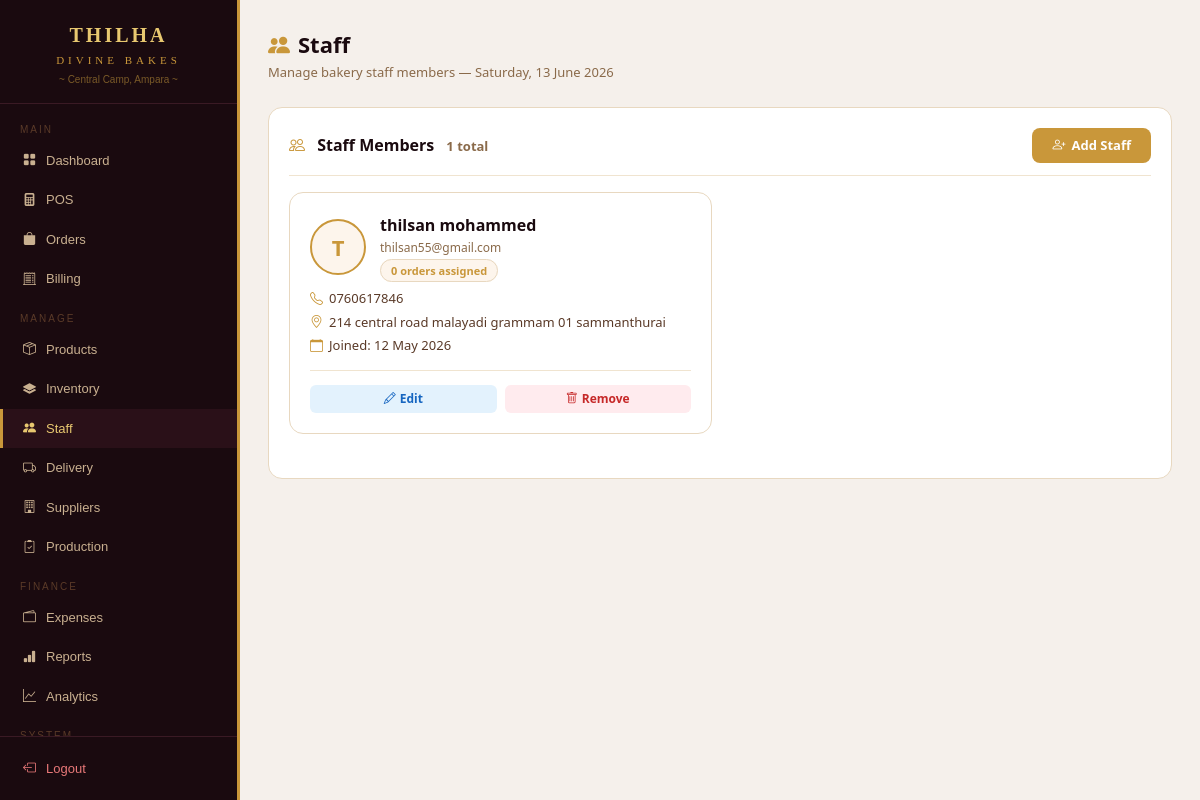
The page /admin/staff.php (signed in) on the database its author committed.
### tables this page shows
CREATE TABLE `users` (
  `user_id` int(11) NOT NULL,
  `name` varchar(100) NOT NULL,
  `email` varchar(100) NOT NULL,
  `password` varchar(255) NOT NULL,
  `phone` varchar(15) DEFAULT NULL,
  `address` text DEFAULT NULL,
  `role` enum('admin','customer','staff') DEFAULT 'customer',
  `loyalty_points` int(11) DEFAULT 0,
  `birthday` date DEFAULT NULL,
  `created_at` timestamp NOT NULL DEFAULT current_timestamp(),
  `profile_photo` varchar(255) DEFAULT NULL
);

### admin/staff.php (the view, shortened to what this page needs)
<?php
require_once '../includes/db.php';
$staff = mysqli_query($conn,
    "SELECT u.*,
     (SELECT COUNT(*) FROM staff_orders so WHERE so.staff_id=u.user_id) as assigned_orders
     FROM users u
     WHERE u.role='staff'
     ORDER BY u.created_at DESC");
$total_staff = mysqli_fetch_assoc(mysqli_query($conn,
    "SELECT COUNT(*) as cnt FROM users WHERE role='staff'"))['cnt'];
?>
<!DOCTYPE html>
<html lang="en">
<head>
<link href="https://cdn.jsdelivr.net/npm/bootstrap@5.3.0/dist/css/bootstrap.min.css" rel="stylesheet">
<link href="https://cdn.jsdelivr.net/npm/bootstrap-icons@1.10.5/font/bootstrap-icons.css" rel="stylesheet">
</head>
<body>
<?php include '../includes/sidebar.php'; ?>
<div class="main">
  <div class="page-title"><i class="bi bi-people-fill me-2" style="color:#c9973a;"></i>Staff</div>
  <div class="page-sub">Manage bakery staff members — <?= date('l, d F Y') ?></div>
  <div class="card-box">
    <div class="card-title">
      <span><i class="bi bi-people me-2" style="color:#c9973a;"></i>
        Staff Members
        <span style="font-size:13px;color:#8a6a4a;margin-left:8px;"><?= $total_staff ?> total</span>
      </span>
      <button class="btn-gold" onclick="openAddModal()">
        <i class="bi bi-person-plus"></i> Add Staff
      </button>
    </div>
    <div class="staff-grid">
      <?php while ($s = mysqli_fetch_assoc($staff)): ?>
      <div class="staff-card">
        <div style="display:flex;align-items:center;gap:14px;margin-bottom:4px;">
          <div class="staff-avatar">
            <?= strtoupper(substr($s['name'], 0, 1)) ?>
          </div>
          <div>
            <div class="staff-name"><?= htmlspecialchars($s['name']) ?></div>
            <div class="staff-email"><?= htmlspecialchars($s['email']) ?></div>
            <span class="orders-badge"><?= $s['assigned_orders'] ?> orders assigned</span>
          </div>
        </div>
        <div class="staff-info">
          <?php if ($s['phone']): ?>
          <span><i class="bi bi-telephone" style="color:#c9973a;"></i><?= $s['phone'] ?></span>
          <?php endif; ?>
          <?php if ($s['address']): ?>
          <span><i class="bi bi-geo-alt" style="color:#c9973a;"></i><?= htmlspecialchars($s['address']) ?></span>
          <?php endif; ?>
          <span><i class="bi bi-calendar" style="color:#c9973a;"></i>Joined: <?= date('d M Y', strtotime($s['created_at'])) ?></span>
        </div>
        <div class="staff-actions">
          <button class="btn-edit" style="flex:1;"
            onclick="openEditModal(
              <?= $s['user_id'] ?>,
              '<?= addslashes($s['name']) ?>',
              '<?= addslashes($s['email']) ?>',
              '<?= $s['phone'] ?>',
              '<?= addslashes($s['address']) ?>'
            )">
            <i class="bi bi-pencil me-1"></i>Edit
          </button>
          <a href="staff.php?delete=<?= $s['user_id'] ?>"
             class="btn-del" style="flex:1;text-align:center;"
             onclick="return confirm('Remove this staff member?')">
            <i class="bi bi-trash me-1"></i>Remove
          </a>
        </div>
      </div>
      <?php endwhile; ?>
    </div>
  </div>
</div>
</body>
</html>

### admin/staff.php (style rules this page uses)
* { box-sizing:border-box; }
body { background:#f5f0eb;font-family:'Segoe UI',sans-serif;color:#2a1a10;margin:0; }
.main { margin-left:240px;padding:30px; }
.page-title { font-size:22px;font-weight:700;color:#1a0a0f;margin-bottom:2px; }
.page-sub { font-size:13px;color:#8a6a4a;margin-bottom:24px; }
.card-box { background:#fff;border:1px solid #e8d8c0;border-radius:14px;padding:20px;margin-bottom:24px; }
.card-title { font-size:16px;font-weight:600;color:#1a0a0f;margin-bottom:16px;padding-bottom:12px;border-bottom:1px solid #f0e4d0;display:flex;align-items:center;justify-content:space-between; }
.btn-gold { background:#c9973a;border:none;border-radius:8px;color:#fff;font-weight:600;padding:8px 20px;font-size:13px;cursor:pointer;text-decoration:none;display:inline-flex;align-items:center;gap:6px; }
.btn-edit { background:#e3f2fd;border:none;border-radius:6px;color:#1565c0;font-weight:600;padding:5px 12px;font-size:12px;cursor:pointer; }
.btn-del { background:#ffebee;border:none;border-radius:6px;color:#c62828;font-weight:600;padding:5px 12px;font-size:12px;cursor:pointer;text-decoration:none;display:inline-block; }
.staff-grid { display:grid;grid-template-columns:repeat(auto-fill,minmax(280px,1fr));gap:16px;margin-bottom:24px; }
.staff-card { background:#fff;border:1px solid #e8d8c0;border-radius:14px;padding:20px; }
.staff-avatar { width:56px;height:56px;border-radius:50%;background:#fdf5ec;border:2px solid #c9973a;display:flex;align-items:center;justify-content:center;font-size:22px;font-weight:700;color:#c9973a;flex-shrink:0; }
.staff-name { font-size:16px;font-weight:600;color:#1a0a0f;margin-bottom:2px; }
.staff-email { font-size:12px;color:#8a6a4a; }
.staff-info { font-size:13px;color:#5a3a28;margin-top:8px;display:flex;flex-direction:column;gap:4px; }
.staff-info span { display:flex;align-items:center;gap:6px; }
.staff-actions { margin-top:14px;padding-top:14px;border-top:1px solid #f0e4d0;display:flex;gap:8px; }
.orders-badge { background:#fdf5ec;border:1px solid #e8d8c0;border-radius:99px;font-size:11px;color:#c9973a;font-weight:600;padding:3px 10px; }

### includes/sidebar.php (style rules this page uses)
.main { margin-left:240px;padding:28px; }

### rows shown on the page
users: name "T", name "thilsan mohammed", email "thilsan55@gmail.com", assigned_orders "0", phone "0760617846", address "214 central road malayadi grammam 01 sammanthurai", created_at "12 May 2026"

### other values the page prints
$total_staff "1"
